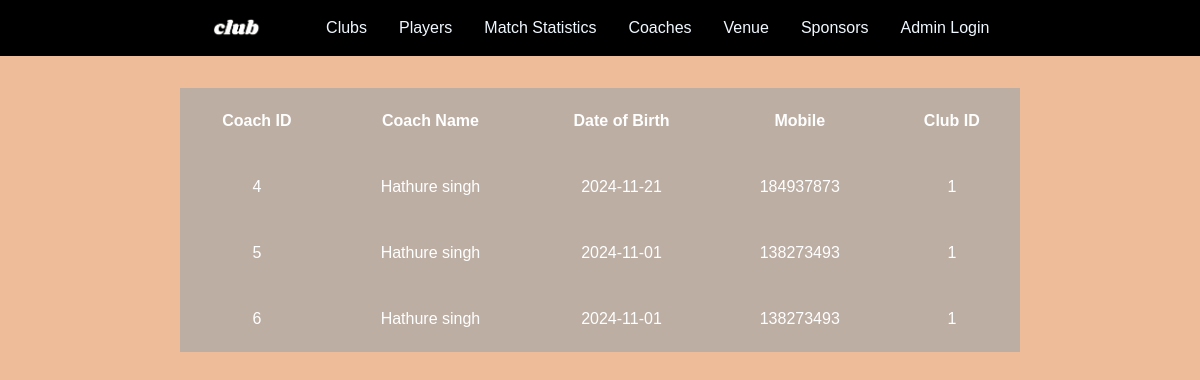
Page /coach.php on the committed database.
### tables this page shows
CREATE TABLE `coach` (
  `coach_id` int(11) NOT NULL,
  `coach_name` varchar(25) DEFAULT NULL,
  `DOB` date DEFAULT NULL,
  `mobile` int(11) DEFAULT NULL,
  `club_id` int(11) DEFAULT NULL
);

### coach.php (the view, shortened to what this page needs)
<?php
include("database.php");
?>
<!DOCTYPE html>
<html lang="en">
<head>
    <link rel="stylesheet" href="style.css">
</head>
<body class="background">
<div class="navbar">
    <img src="image/logo.png" alt="" srcset="" style="height: 3vh; margin-right:2rem;" href="index.php">
    <a href="club.php"><li>Clubs</li></a>
    <a href="player.php"><li>Players</li></a>
    <a href="mstatistics.php"><li>Match Statistics</li></a>
<a href="coach.php"><li>Coaches</li></a>
    <a href="venue.php"><li>Venue</li></a>
    <a href="sponsor.php"><li>Sponsors</li></a>
    <a href="login.php"><li>Admin Login</li></a>
</div>
<div class="tab">
<?php
 echo "<table class='tabl' style='border-collapse: collapse; width: 70%;'>";
 echo "<thead>
         <tr>
             <th>Coach ID</th>
             <th>Coach Name</th>
             <th>Date of Birth</th>
             <th>Mobile</th>
             <th>Club ID</th>
         </tr>
       </thead>";
 echo "<tbody>";
     $sql='SELECT * FROM coach';
    $result=mysqli_query($conn,$sql);
    if(mysqli_num_rows($result)>0){
        while($row=mysqli_fetch_assoc($result)){
            echo "<tr>";
            echo "<td>" .$row["coach_id"] . "</td>";
            echo "<td>" .$row["coach_name"] . "</td>";
            echo "<td>" .$row["DOB"] . "</td>";
            echo "<td>" .$row["mobile"] . "</td>";
            echo "<td>" . $row['club_id'] . "</td>";
            echo "</tr>";
        };
    }
    echo "</tbody>";
    echo"</table>";
 ?>
 </div>
</body>
</html>

### style.css (style rules this page uses)
* { padding: 0; margin: 0; box-sizing: border-box; }
body { font-family: Cambria, sans-serif; }
.navbar { display: flex; list-style: none; gap: 2rem; justify-content: center; background-color: black; padding: 1rem; align-items: center; }
.navbar a { text-decoration: none; color: aliceblue; }
.background { background-color:#efbc9a ; }
.tab { display: flex; justify-content: center; margin-top: 2rem; }
.tabl { text-align: center; color: #fff; }
.tabl td,th { background-color: #a8a8a8b3; padding: 1.5rem; border-bottom:1rem; }
.tabl tr { border: .4rem; }

### rows in the picture
coach: coach_id "4", coach_name "Hathure singh", DOB "2024-11-21", mobile "184937873", club "1"
coach: coach_id "5", coach_name "Hathure singh", DOB "2024-11-01", mobile "138273493", club "1"
coach: coach_id "6", coach_name "Hathure singh", DOB "2024-11-01", mobile "138273493", club "1"
